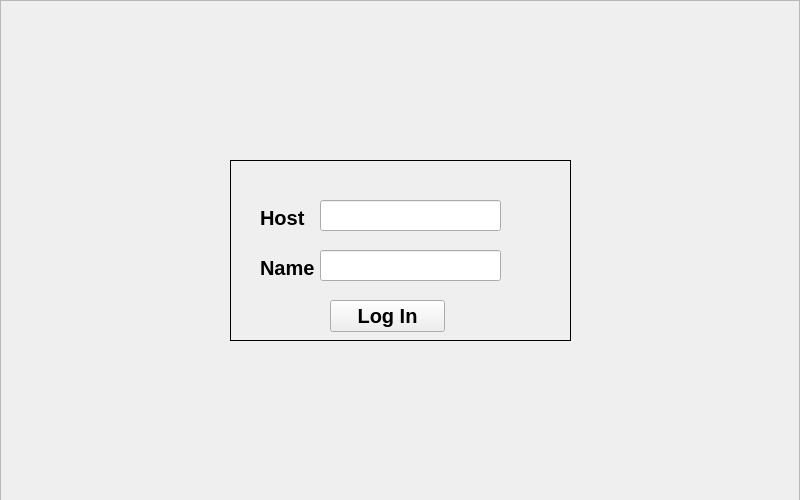
<?xml version="1.0" encoding="UTF-8"?>
<ui version="4.0">
 <class>MainWindow</class>
 <widget class="QMainWindow" name="MainWindow">
  <property name="geometry">
   <rect>
    <x>0</x>
    <y>0</y>
    <width>800</width>
    <height>500</height>
   </rect>
  </property>
  <property name="windowTitle">
   <string>MainWindow</string>
  </property>
  <widget class="QWidget" name="centralWidget">
   <widget class="QFrame" name="frame">
    <property name="geometry">
     <rect>
      <x>0</x>
      <y>0</y>
      <width>800</width>
      <height>521</height>
     </rect>
    </property>
    <property name="frameShape">
     <enum>QFrame::StyledPanel</enum>
    </property>
    <property name="frameShadow">
     <enum>QFrame::Raised</enum>
    </property>
    <widget class="QStackedWidget" name="stackedWidget">
     <property name="geometry">
      <rect>
       <x>0</x>
       <y>0</y>
       <width>800</width>
       <height>500</height>
      </rect>
     </property>
     <widget class="QWidget" name="Login">
      <widget class="QFrame" name="frame_2">
       <property name="geometry">
        <rect>
         <x>230</x>
         <y>160</y>
         <width>341</width>
         <height>181</height>
        </rect>
       </property>
       <property name="font">
        <font>
         <pointsize>15</pointsize>
         <weight>75</weight>
         <bold>true</bold>
        </font>
       </property>
       <property name="frameShape">
        <enum>QFrame::Panel</enum>
       </property>
       <property name="frameShadow">
        <enum>QFrame::Plain</enum>
       </property>
       <widget class="QLineEdit" name="textHost">
        <property name="geometry">
         <rect>
          <x>90</x>
          <y>40</y>
          <width>181</width>
          <height>31</height>
         </rect>
        </property>
       </widget>
       <widget class="QLineEdit" name="textName">
        <property name="geometry">
         <rect>
          <x>90</x>
          <y>90</y>
          <width>181</width>
          <height>31</height>
         </rect>
        </property>
       </widget>
       <widget class="QLabel" name="label">
        <property name="geometry">
         <rect>
          <x>30</x>
          <y>50</y>
          <width>59</width>
          <height>16</height>
         </rect>
        </property>
        <property name="text">
         <string>Host</string>
        </property>
       </widget>
       <widget class="QLabel" name="label_2">
        <property name="geometry">
         <rect>
          <x>30</x>
          <y>100</y>
          <width>59</width>
          <height>16</height>
         </rect>
        </property>
        <property name="text">
         <string>Name</string>
        </property>
       </widget>
       <widget class="QPushButton" name="btnLogin">
        <property name="geometry">
         <rect>
          <x>100</x>
          <y>140</y>
          <width>115</width>
          <height>32</height>
         </rect>
        </property>
        <property name="text">
         <string>Log In</string>
        </property>
       </widget>
      </widget>
     </widget>
     <widget class="QWidget" name="chatpage">
      <widget class="QTextEdit" name="chatroom">
       <property name="geometry">
        <rect>
         <x>10</x>
         <y>10</y>
         <width>581</width>
         <height>431</height>
        </rect>
       </property>
      </widget>
      <widget class="QListWidget" name="listWidget">
       <property name="geometry">
        <rect>
         <x>600</x>
         <y>10</y>
         <width>181</width>
         <height>431</height>
        </rect>
       </property>
      </widget>
      <widget class="QLineEdit" name="textsay">
       <property name="geometry">
        <rect>
         <x>10</x>
         <y>450</y>
         <width>581</width>
         <height>31</height>
        </rect>
       </property>
      </widget>
      <widget class="QPushButton" name="btnsay">
       <property name="geometry">
        <rect>
         <x>610</x>
         <y>450</y>
         <width>115</width>
         <height>32</height>
        </rect>
       </property>
       <property name="text">
        <string>Say</string>
       </property>
      </widget>
     </widget>
    </widget>
   </widget>
  </widget>
 </widget>
 <layoutdefault spacing="6" margin="11"/>
 <resources/>
 <connections/>
</ui>
